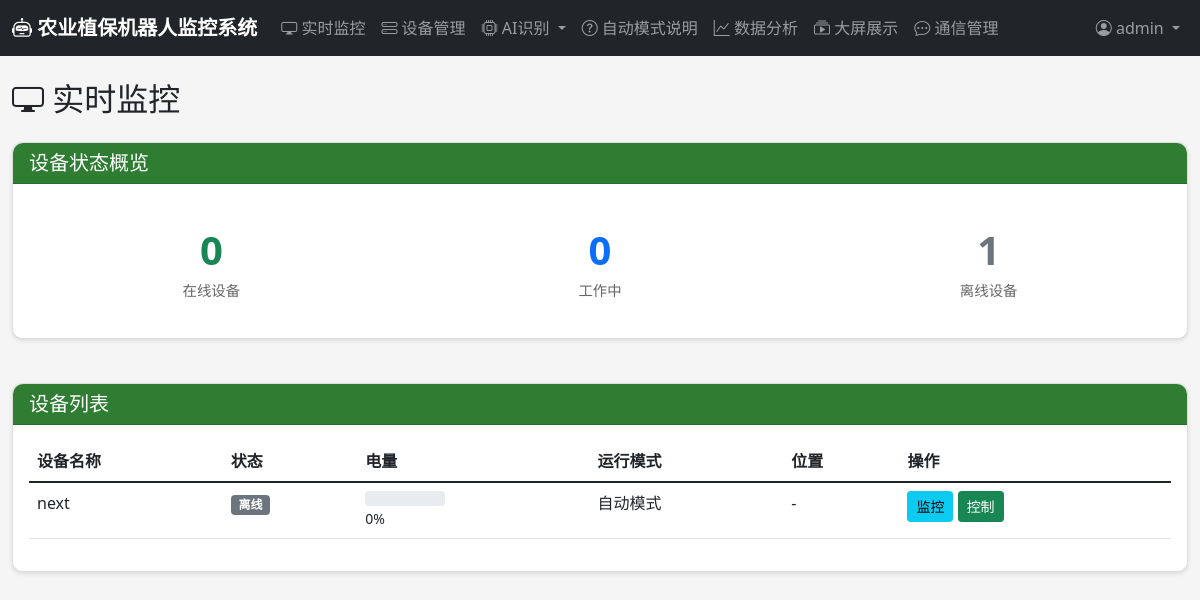
The page /monitoring/ (signed in) on the database as committed earlier.
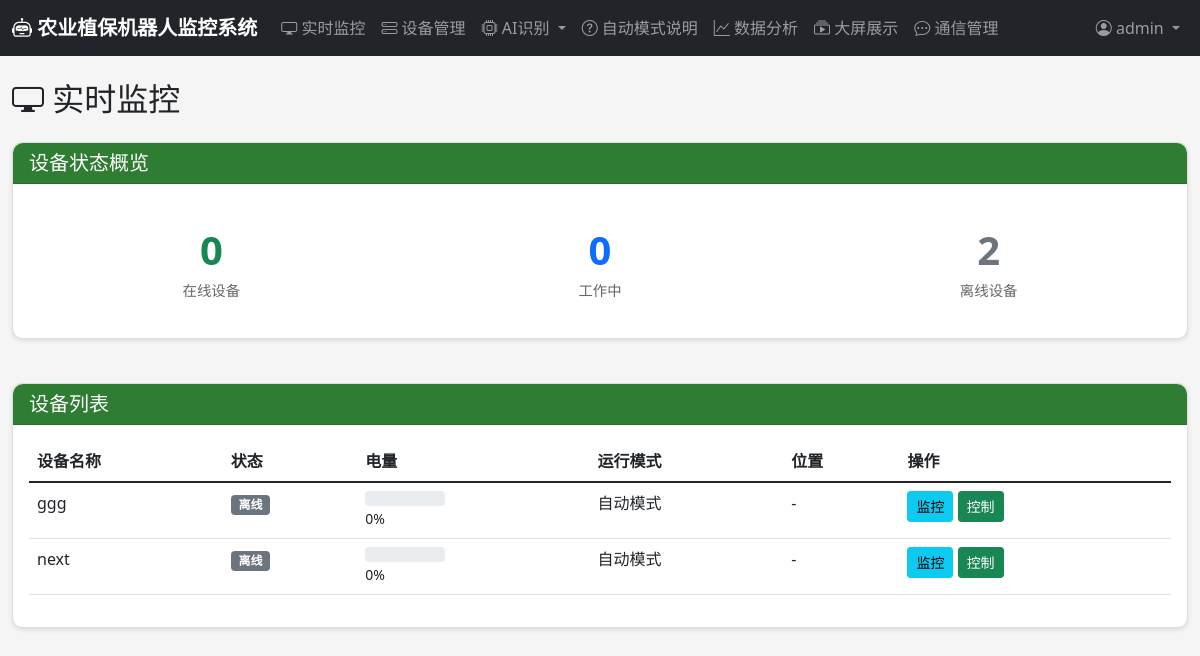
The same page on the database as committed later.
### devices/models.py (models this page shows, shortened)
class RobotDevice(models.Model):
    STATUS_CHOICES = [
        ('online', '在线'),
        ('offline', '离线'),
        ('working', '工作中'),
        ('charging', '充电中'),
        ('error', '故障'),
    ]
    RUN_MODE_CHOICES = [
        ('auto', '自动模式'),
        ('manual', '手动模式'),
        ('scheduled', '定时任务模式'),
    ]
    device_id = models.CharField(max_length=100, unique=True, verbose_name='设备唯一标识')
    name = models.CharField(max_length=100, verbose_name='设备名称')
    model = models.CharField(max_length=100, blank=True, verbose_name='型号')
    manufacturer = models.CharField(max_length=100, blank=True, verbose_name='制造商')
    serial_number = models.CharField(max_length=100, blank=True, verbose_name='序列号')
    status = models.CharField(max_length=20, choices=STATUS_CHOICES, default='offline', verbose_name='状态')
    run_mode = models.CharField(max_length=20, choices=RUN_MODE_CHOICES, default='auto', verbose_name='运行模式')
    battery_level = models.IntegerField(default=0, verbose_name='电量百分比')
    location_lat = models.DecimalField(max_digits=10, decimal_places=6, null=True, blank=True, verbose_name='纬度')
    location_lng = models.DecimalField(max_digits=10, decimal_places=6, null=True, blank=True, verbose_name='经度')
    spray_rate = models.FloatField(default=1.0, verbose_name='喷洒速率(L/min)')
    patrol_interval = models.IntegerField(default=60, verbose_name='巡检间隔(分钟)')
    obstacle_avoidance_sensitivity = models.IntegerField(default=50, verbose_name='避障灵敏度')
    last_heartbeat = models.DateTimeField(null=True, blank=True, verbose_name='最后心跳时间')
    registered_at = models.DateTimeField(auto_now_add=True, verbose_name='注册时间')
    owner = models.ForeignKey(settings.AUTH_USER_MODEL, on_delete=models.CASCADE, related_name='owned_devices', verbose_name='所有者')
    class Meta:
        verbose_name = '机器人设备'
        verbose_name_plural = '机器人设备'
        ordering = ['-registered_at']

### monitoring/views.py (the view)
# urls.py: path('', views.monitoring_dashboard, name='monitoring_dashboard'),
@login_required
def monitoring_dashboard(request):
    devices = RobotDevice.objects.all()
    online_count = devices.filter(status='online').count()
    working_count = devices.filter(status='working').count()
    offline_count = devices.filter(status='offline').count()
    return render(request, 'monitoring/dashboard.html', {
        'devices': devices,
        'online_count': online_count,
        'working_count': working_count,
        'offline_count': offline_count,
    })

### templates/monitoring/dashboard.html (shortened to what this page needs)
{% extends 'base.html' %}
{% block content %}
<h2 class="mb-4"><i class="bi bi-display"></i> 实时监控</h2>
<div class="row">
    <div class="col-md-12">
        <div class="card">
            <div class="card-header">
                <h5 class="mb-0">设备状态概览</h5>
            </div>
            <div class="card-body">
                <div class="row">
                    <div class="col-md-4">
                        <div class="stat-card">
                            <div class="stat-value text-success">{{ online_count }}</div>
                            <div class="stat-label">在线设备</div>
                        </div>
                    </div>
                    <div class="col-md-4">
                        <div class="stat-card">
                            <div class="stat-value text-primary">{{ working_count }}</div>
                            <div class="stat-label">工作中</div>
                        </div>
                    </div>
                    <div class="col-md-4">
                        <div class="stat-card">
                            <div class="stat-value text-secondary">{{ offline_count }}</div>
                            <div class="stat-label">离线设备</div>
                        </div>
                    </div>
                </div>
            </div>
        </div>
    </div>
</div>
<div class="row mt-4">
    <div class="col-md-12">
        <div class="card">
            <div class="card-header">
                <h5 class="mb-0">设备列表</h5>
            </div>
            <div class="card-body">
                {% if devices %}
                <table class="table table-hover">
                    <thead>
                        <tr>
                            <th>设备名称</th>
                            <th>状态</th>
                            <th>电量</th>
                            <th>运行模式</th>
                            <th>位置</th>
                            <th>操作</th>
                        </tr>
                    </thead>
                    <tbody>
                        {% for device in devices %}
                        <tr>
                            <td>{{ device.name }}</td>
                            <td>
                                <span class="badge bg-{% if device.status == 'online' %}success{% elif device.status == 'working' %}primary{% elif device.status == 'offline' %}secondary{% else %}danger{% endif %}">
                                    {{ device.get_status_display }}
                                </span>
                            </td>
                            <td>
                                <div class="progress" style="height: 15px; width: 80px;">
                                </div>
                                <small>{{ device.battery_level }}%</small>
                            </td>
                            <td>{{ device.get_run_mode_display }}</td>
                            <td>
                                {% if device.location_lat and device.location_lng %}
                                    {{ device.location_lat|floatformat:4 }}, {{ device.location_lng|floatformat:4 }}
                                {% else %}
                                    -
                                {% endif %}
                            </td>
                            <td>
                                <a href="{% url 'monitoring:device_monitoring' device.id %}" class="btn btn-sm btn-info">监控</a>
                                <a href="{% url 'control:control_panel' device.id %}" class="btn btn-sm btn-success">控制</a>
                            </td>
                        </tr>
                        {% endfor %}
                    </tbody>
                </table>
                {% else %}
                <p class="text-muted text-center">暂无设备</p>
                {% endif %}
            </div>
        </div>
    </div>
</div>
{% endblock %}

Rows that differ between the two databases and show on the page:
added RobotDevice: name "ggg", status "离线", battery_level "0", run_mode "自动模式"
Other text that changed with them:
{{ offline_count }}: "1" → "2"
